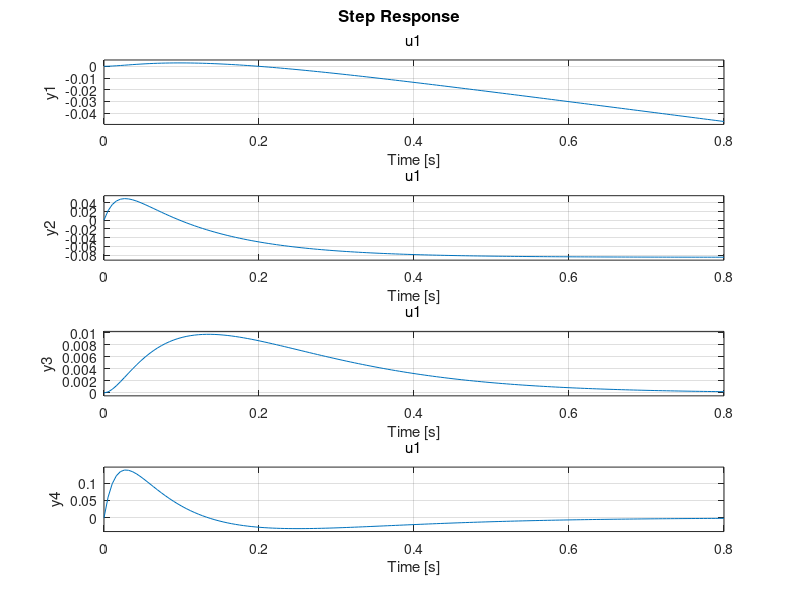

Here is the MATLAB script that generated this plot:
pkg load signal;
clc;
close all;
clear all;
km=0.5;
ke=0.3819;
R=6.2;
Mp=1.0184;
Mw=0.037;
l=0.05715;
Ip=0.0061023;
Iw=0.00003125;
r=0.0325;
g=9.81;

beta=2*Mw+2*Iw/r^2+Mp;
alpha=Ip*beta+2*Mp*l^2*(Mw+Iw/r^2);

i=2*km*ke*(Mp*l*r-Ip-Mp*l^2)/(R*r^2*alpha);

j=Mp^2*g*l^2/alpha;

m=2*km*ke*(r*beta-Mp*l)/(R*r^2*alpha);

n=Mp*g*l*beta/alpha;

i1=2*km*(-Mp*l*r + Ip + Mp*l^2)/(R*r*alpha);

i2=2*km*(-r*beta+Mp*l)/(R*r*alpha);

A=[0 1 0 0; 0 i j 0; 0 0 0 1; 0 m n 0];
B=[0; i1; 0; i2];
C=eye(4);
D=[0];

Q=[0 0 0 0; 0 0 0 0 ; 0 0 10 0; 0 0 0 0];
R=1;

[K1,s,pol]=lqr(A,B,Q,R);

sys1=ss(A-B*K1,B,C,D);
step(sys1);

sysc = ss(A, B, C, D);

display(sysc);

sysd=c2d(sysc,0.01);

display(sysd);

[z,p,k]=tf2zp(sysd);


[g1, x, l] = dlqr (sysd, Q, R);
